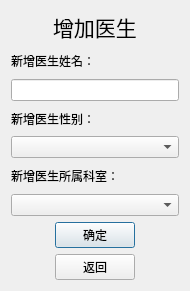
<?xml version="1.0" encoding="UTF-8"?>
<ui version="4.0">
 <class>Dialog</class>
 <widget class="QDialog" name="Dialog">
  <property name="geometry">
   <rect>
    <x>0</x>
    <y>0</y>
    <width>190</width>
    <height>291</height>
   </rect>
  </property>
  <property name="windowTitle">
   <string>增加医生</string>
  </property>
  <property name="styleSheet">
   <string notr="true">background-image: url(:/back.jpg);</string>
  </property>
  <layout class="QGridLayout" name="gridLayout">
   <item row="1" column="0" alignment="Qt::AlignLeft">
    <widget class="QLabel" name="label_2">
     <property name="text">
      <string>新增医生姓名：</string>
     </property>
    </widget>
   </item>
   <item row="2" column="0">
    <widget class="QLineEdit" name="nameLine"/>
   </item>
   <item row="4" column="0">
    <widget class="QComboBox" name="sexBox"/>
   </item>
   <item row="5" column="0" alignment="Qt::AlignLeft">
    <widget class="QLabel" name="label_4">
     <property name="text">
      <string>新增医生所属科室：</string>
     </property>
    </widget>
   </item>
   <item row="7" column="0">
    <widget class="QComboBox" name="DepartBox"/>
   </item>
   <item row="8" column="0" alignment="Qt::AlignHCenter">
    <widget class="QPushButton" name="pushButton">
     <property name="text">
      <string>确定</string>
     </property>
    </widget>
   </item>
   <item row="3" column="0" alignment="Qt::AlignLeft">
    <widget class="QLabel" name="label_3">
     <property name="text">
      <string>新增医生性别：</string>
     </property>
    </widget>
   </item>
   <item row="0" column="0" alignment="Qt::AlignHCenter">
    <widget class="QLabel" name="label">
     <property name="font">
      <font>
       <family>微软雅黑</family>
       <pointsize>16</pointsize>
      </font>
     </property>
     <property name="text">
      <string>增加医生</string>
     </property>
    </widget>
   </item>
   <item row="9" column="0" alignment="Qt::AlignHCenter">
    <widget class="QPushButton" name="returnButton">
     <property name="text">
      <string>返回</string>
     </property>
    </widget>
   </item>
  </layout>
 </widget>
 <resources>
  <include location="background_image.qrc"/>
 </resources>
 <connections/>
</ui>
